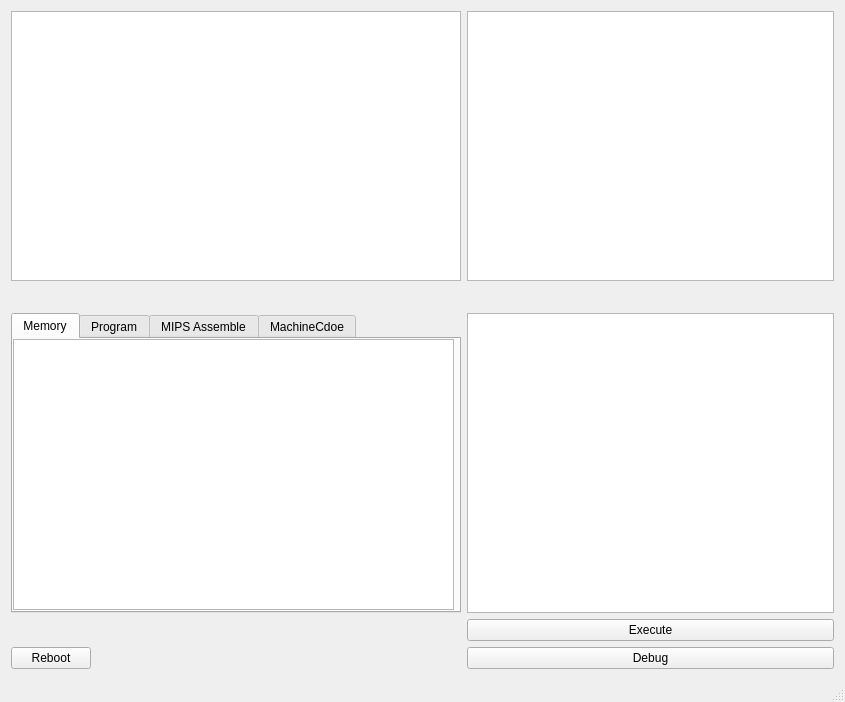
<?xml version="1.0" encoding="UTF-8"?>
<ui version="4.0">
 <class>MainWindow</class>
 <widget class="QMainWindow" name="MainWindow">
  <property name="geometry">
   <rect>
    <x>0</x>
    <y>0</y>
    <width>845</width>
    <height>702</height>
   </rect>
  </property>
  <property name="windowTitle">
   <string>MainWindow</string>
  </property>
  <widget class="QWidget" name="centralWidget">
   <layout class="QGridLayout" name="gridLayout">
    <item row="0" column="0">
     <layout class="QFormLayout" name="formLayout">
      <item row="0" column="0">
       <widget class="QTextEdit" name="PCWindow">
        <property name="minimumSize">
         <size>
          <width>450</width>
          <height>250</height>
         </size>
        </property>
        <property name="readOnly">
         <bool>true</bool>
        </property>
       </widget>
      </item>
      <item row="2" column="1">
       <widget class="QTextEdit" name="ControlPanel">
        <property name="readOnly">
         <bool>true</bool>
        </property>
       </widget>
      </item>
      <item row="4" column="1">
       <widget class="QPushButton" name="DebugBtn">
        <property name="text">
         <string>Debug</string>
        </property>
       </widget>
      </item>
      <item row="3" column="1">
       <widget class="QPushButton" name="ExecuteBtn">
        <property name="text">
         <string>Execute</string>
        </property>
       </widget>
      </item>
      <item row="2" column="0">
       <widget class="QTabWidget" name="ShowTab">
        <property name="minimumSize">
         <size>
          <width>450</width>
          <height>300</height>
         </size>
        </property>
        <property name="currentIndex">
         <number>0</number>
        </property>
        <widget class="QWidget" name="tab">
         <attribute name="title">
          <string>Memory</string>
         </attribute>
         <widget class="QTextBrowser" name="MemoryWindow">
          <property name="geometry">
           <rect>
            <x>0</x>
            <y>0</y>
            <width>441</width>
            <height>271</height>
           </rect>
          </property>
         </widget>
        </widget>
        <widget class="QWidget" name="tab_2">
         <attribute name="title">
          <string>Program</string>
         </attribute>
         <widget class="QTextBrowser" name="ProgramWindow">
          <property name="geometry">
           <rect>
            <x>0</x>
            <y>0</y>
            <width>441</width>
            <height>271</height>
           </rect>
          </property>
         </widget>
        </widget>
        <widget class="QWidget" name="tab_3">
         <attribute name="title">
          <string>MIPS Assemble</string>
         </attribute>
         <widget class="QTextEdit" name="MIPSAsmInput">
          <property name="geometry">
           <rect>
            <x>0</x>
            <y>0</y>
            <width>441</width>
            <height>271</height>
           </rect>
          </property>
         </widget>
        </widget>
        <widget class="QWidget" name="tab_4">
         <attribute name="title">
          <string>MachineCdoe</string>
         </attribute>
         <widget class="QTextEdit" name="MachineCodeInput">
          <property name="geometry">
           <rect>
            <x>0</x>
            <y>0</y>
            <width>441</width>
            <height>271</height>
           </rect>
          </property>
         </widget>
        </widget>
       </widget>
      </item>
      <item row="4" column="0">
       <widget class="QPushButton" name="ResetBtn">
        <property name="text">
         <string>Reboot</string>
        </property>
       </widget>
      </item>
      <item row="1" column="0">
       <spacer name="horizontalSpacer">
        <property name="orientation">
         <enum>Qt::Horizontal</enum>
        </property>
        <property name="sizeHint" stdset="0">
         <size>
          <width>450</width>
          <height>20</height>
         </size>
        </property>
       </spacer>
      </item>
      <item row="1" column="1">
       <spacer name="horizontalSpacer_2">
        <property name="orientation">
         <enum>Qt::Horizontal</enum>
        </property>
        <property name="sizeHint" stdset="0">
         <size>
          <width>40</width>
          <height>20</height>
         </size>
        </property>
       </spacer>
      </item>
      <item row="0" column="1">
       <widget class="QTableWidget" name="RegisterFile"/>
      </item>
     </layout>
    </item>
   </layout>
  </widget>
  <widget class="QStatusBar" name="statusBar"/>
 </widget>
 <layoutdefault spacing="6" margin="11"/>
 <resources/>
 <connections/>
</ui>
